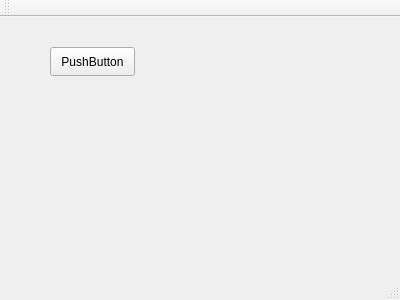
<?xml version="1.0" encoding="UTF-8"?>
<ui version="4.0">
 <class>MainWindow</class>
 <widget class="QMainWindow" name="MainWindow">
  <property name="geometry">
   <rect>
    <x>0</x>
    <y>0</y>
    <width>400</width>
    <height>300</height>
   </rect>
  </property>
  <property name="windowTitle">
   <string>MainWindow</string>
  </property>
  <widget class="QWidget" name="centralWidget">
   <widget class="QPushButton" name="pushButton">
    <property name="geometry">
     <rect>
      <x>50</x>
      <y>30</y>
      <width>85</width>
      <height>29</height>
     </rect>
    </property>
    <property name="text">
     <string>PushButton</string>
    </property>
   </widget>
  </widget>
  <widget class="QMenuBar" name="menuBar">
   <property name="geometry">
    <rect>
     <x>0</x>
     <y>0</y>
     <width>400</width>
     <height>26</height>
    </rect>
   </property>
  </widget>
  <widget class="QToolBar" name="mainToolBar">
   <attribute name="toolBarArea">
    <enum>TopToolBarArea</enum>
   </attribute>
   <attribute name="toolBarBreak">
    <bool>false</bool>
   </attribute>
  </widget>
  <widget class="QStatusBar" name="statusBar"/>
 </widget>
 <layoutdefault spacing="6" margin="11"/>
 <resources/>
 <connections/>
</ui>
